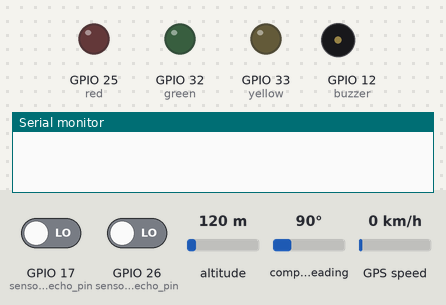
Bench run of a program on a simulated ESP32. Shown: output pins drawn as LEDs (lit = HIGH), buzzer (waves = sounding), the last lines printed to the serial monitor. The inputs (shaded band) are chosen by the test bench; at power-on: GPIO 17 (sensor2_echo_pin) LOW, GPIO 26 (sensor1_echo_pin) LOW, altitude 120 m, compass heading 90°, GPS speed 0 km/h. WiFi joins after 1.5 s; servers stay silent unless stated; uploads are accepted with an empty reply; the GPS gets a fix after 3 s at 37.7749, -122.4194 with 8 satellites; pins used as bus, display or sensor lines are not drawn.

Above: at 0.0 s.
At 1.1 s:
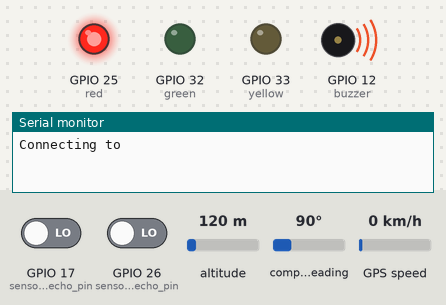
Timing chart, 0 to 2.6 s (numbered marks = the images above):
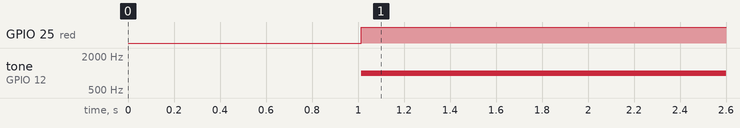

Measured:
- by itself, GPIO 25 (red): LOW → HIGH at 1.0 s
- by itself, tone on GPIO 12 (buzzer): silent → 1000 Hz at 1.0 s

The program:

main.cpp
```cpp
#include <Arduino.h>
#include <SoftwareSerial.h>
#include <HardwareSerial.h>
#include <TinyGPS++.h>
#include <HTTPClient.h>
#include <WiFi.h>
#include <WiFiClient.h>
#include "Wire.h"
#include <ArduinoJson.h>

// Wi-Fi credentials
#define WIFI_SSID ""
#define WIFI_PASSWORD ""

// Azure IoT Hub configuration
#define SAS_TOKEN ""
// Root CA certificate for Azure IoT Hub
const char* root_ca = "";

String iothubName = "";
String deviceName = "";
String url = "https://" + iothubName + ".azure-devices.net/devices/" +
             deviceName + "/messages/events?api-version=2021-04-12";

// Telemetry interval
#define TELEMETRY_INTERVAL 5000 // Send data every 5 seconds
unsigned long last_gps_sent_time;

const int RXPin = 22, TXPin = 21;
const uint32_t GPSBaud = 9600;
TinyGPSPlus gps;
HardwareSerial GPSSerial(1);
// SoftwareSerial ss(RXPin, TXPin);

const int sensor1_trig_pin = 27;
const int sensor1_echo_pin = 26;
const int sensor2_trig_pin = 13;
const int sensor2_echo_pin = 17;
bool use_sensor1 = true;

const int green = 32;
const int yellow = 33;
const int red = 25;
const int green_threshold = 75; // cm
const int yellow_threshold = 50;
const int red_threshold = 25;

const int buzzer = 12;
const int buzzer_switch = 0;

unsigned long last_beep_time;
const int beep_length = 100; // ms
unsigned long beep_interval = 1000;
bool beeping = false;

const int average_reading_count = 1;  // take average of last few readings, currently set to 1, no effect
long sum_reading = 0.0;
int current_reading_count = 0;

void TaskDistanceMeasure(void *pvParameters);
void TaskGpsUpload(void *pvParameters);

void change_led_state(int distance);
void change_buzzer_frequency(int distance);
void displayInfo();
void send_gps_data();

void setup() {
  Serial.begin(9600);
  GPSSerial.begin(9600, SERIAL_8N1, RXPin, TXPin);
  // ss.begin(GPSBaud);
  Wire.begin();

  xTaskCreatePinnedToCore(  // create freertos task
    TaskDistanceMeasure,
    "TaskDistanceMeasure",
    4096,   // stack size
    NULL,   // parameters to pass
    3,      // task priority
    NULL,
    1       // core to run
  );

  xTaskCreatePinnedToCore(
    TaskGpsUpload,
    "TaskGpsUpload",
    8192,   // stack size
    NULL,   // parameters to pass
    1,      // task priority
    NULL,
    0       // core to run
  );

  // vTaskStartScheduler();
}

void loop() {
}

void TaskDistanceMeasure(void *pvParameters) {  // Task for measuring distance and controls buzzer/LEDs
  pinMode(sensor1_trig_pin, OUTPUT);  // ultrasonic sensor
  pinMode(sensor1_echo_pin, INPUT);
  pinMode(sensor2_trig_pin, OUTPUT);
  pinMode(sensor2_echo_pin, INPUT);

  pinMode(green, OUTPUT);  // LEDs
  pinMode(yellow, OUTPUT);
  pinMode(red, OUTPUT);

  pinMode(buzzer, OUTPUT);  // buzzer
  pinMode(buzzer_switch, INPUT_PULLUP);

  // Ensure trigger pin is low
  digitalWrite(sensor1_trig_pin, LOW);
  digitalWrite(sensor2_trig_pin, LOW);
  vTaskDelay(pdMS_TO_TICKS(2));

  unsigned long last_print_time = millis();

  while(true) {
    // Send a 10 microsecond high pulse to trigger the sensor
    // alternate two sensors to avoid conflict signals
    long duration = 0.0;
    if (use_sensor1) {
      digitalWrite(sensor1_trig_pin, HIGH);
      vTaskDelay(pdMS_TO_TICKS(10));
      digitalWrite(sensor1_trig_pin, LOW);

      duration = pulseIn(sensor1_echo_pin, HIGH);  // read the duration of the pulse in ms
    } else {
      digitalWrite(sensor2_trig_pin, HIGH);
      vTaskDelay(pdMS_TO_TICKS(10));
      digitalWrite(sensor2_trig_pin, LOW);

      duration = pulseIn(sensor2_echo_pin, HIGH);
    }

    // Calculate distance in centimetres
    int distance = duration * 0.034 / 2;

    // Print the distance in cm
    if (millis() - last_print_time >= 1050) {
      if (use_sensor1) {
        Serial.print("Sensor 1: ");
      } else {
        Serial.print("Sensor 2: ");
      }
      Serial.print(distance);
      Serial.println(" cm");

      last_print_time = millis();
    }

    sum_reading += distance;
    current_reading_count++;
    if (current_reading_count >= average_reading_count) {  // calculate the average reading
      distance = sum_reading / average_reading_count;
      sum_reading = 0.0;
      current_reading_count = 0;

      // Serial.print("Averaged Distance: ");
      // Serial.print(distance);
      // Serial.println(" cm");

      change_led_state(distance);
      change_buzzer_frequency(distance);
    }

    use_sensor1 = !use_sensor1;  // alternate sensor state
    vTaskDelay(pdMS_TO_TICKS(50));
  }

}
void TaskGpsUpload(void *pvParameters) {  // Task for reading and uploading GPS data
  last_gps_sent_time = millis();

  WiFi.mode(WIFI_STA);  // initialize wifi
  vTaskDelay(pdMS_TO_TICKS(1000));
  Serial.println();
  Serial.println();
  Serial.print("Connecting to ");
  Serial.println(WIFI_SSID);

  WiFi.begin(WIFI_SSID, WIFI_PASSWORD);

  while (WiFi.status() != WL_CONNECTED) {
    vTaskDelay(pdMS_TO_TICKS(500));
    Serial.print(".");
    Serial.print(WiFi.status());
  }

  Serial.println("");
  Serial.println("WiFi connected");
  Serial.println("IP address: ");
  Serial.println(WiFi.localIP());
  Serial.println("MAC address: ");
  Serial.println(WiFi.macAddress());

  unsigned long last_gps_print_time = millis();

  while(true) {
    for (int i = 0; i < 16 && GPSSerial.available(); ++i) { // check for GPS data
      if (gps.encode(GPSSerial.read())) {
        // if (millis() - last_gps_print_time >= 1000) {
        //   displayInfo();
        //   last_gps_print_time = millis();
        // }
        if (gps.location.isValid() && millis() - last_gps_sent_time >= TELEMETRY_INTERVAL) {
          send_gps_data();  // send gps data periodically only if there's valid gps data
        }
      }
    }

    if (millis() > 5000 && gps.charsProcessed() < 10) {
      Serial.println(F("No GPS detected: check wiring."));
    }
    vTaskDelay(pdMS_TO_TICKS(5));
  }
}

void change_led_state(int distance) {
  // change LED (Red, Yellow, Green) based on distance
  if (distance <= red_threshold) {
    digitalWrite(red, HIGH);
    digitalWrite(yellow, LOW);
    digitalWrite(green, LOW);
  } else if (distance <= yellow_threshold) {
    digitalWrite(red, LOW);
    digitalWrite(yellow, HIGH);
    digitalWrite(green, LOW);
  } else if (distance <= green_threshold) {
    digitalWrite(red, LOW);
    digitalWrite(yellow, LOW);
    digitalWrite(green, HIGH);
  } else {
    digitalWrite(red, LOW);
    digitalWrite(yellow, LOW);
    digitalWrite(green, LOW);
  }
}

void change_buzzer_frequency(int distance) {
  if (distance > green_threshold) {  // stop beeping if too far
    noTone(buzzer);
    beeping = false;
    return;
  }

  if (distance <= red_threshold) {
    tone(buzzer, 1000);
    return;
  }

  beep_interval = map(distance, green_threshold, red_threshold, 500, 100);  // map distance to beep interval
  unsigned long current_time = millis();

  if (current_time - last_beep_time >= beep_interval) {  // silent for invertal time, then turn on
      tone(buzzer, 1000, beep_length);
      beeping = true;
      last_beep_time = current_time;
  }

}

void displayInfo()  // code example from mikalhart/TinyGPSPlus
{
  Serial.print(F("Location: "));
  if (gps.location.isValid())
  {
    Serial.print(gps.location.lat(), 6);
    Serial.print(F(","));
    Serial.print(gps.location.lng(), 6);
  }
  else
  {
    Serial.print(F("INVALID"));
  }

  Serial.print(F("  Date/Time: "));
  if (gps.date.isValid())
  {
    Serial.print(gps.date.month());
    Serial.print(F("/"));
    Serial.print(gps.date.day());
    Serial.print(F("/"));
    Serial.print(gps.date.year());
  }
  else
  {
    Serial.print(F("INVALID"));
  }

  Serial.print(F(" "));
  if (gps.time.isValid())
  {
    if (gps.time.hour() < 10) Serial.print(F("0"));
    Serial.print(gps.time.hour());
    Serial.print(F(":"));
    if (gps.time.minute() < 10) Serial.print(F("0"));
    Serial.print(gps.time.minute());
    Serial.print(F(":"));
    if (gps.time.second() < 10) Serial.print(F("0"));
    Serial.print(gps.time.second());
    Serial.print(F("."));
    if (gps.time.centisecond() < 10) Serial.print(F("0"));
    Serial.print(gps.time.centisecond());
  }
  Serial.println();
}

void send_gps_data() {
  if (gps.location.lat() == 0.0 || gps.location.lng() == 0.0) {  // skip if gps isn't fully initialized
    return;
  }

  // example code copied from Lab4
  // Create JSON payload
  ArduinoJson::JsonDocument doc;
  // doc["latitude"] = 33.679470;
  // doc["longitude"] = -117.844667;
  doc["latitude"] = gps.location.lat();
  doc["longitude"] = gps.location.lng();
  char buffer[256];
  serializeJson(doc, buffer, sizeof(buffer));

  // Send telemetry via HTTPS
  WiFiClientSecure client;
  client.setCACert(root_ca); // Set root CA certificate
  HTTPClient http;
  http.begin(client, url);
  http.addHeader("Content-Type", "application/json");
  http.addHeader("Authorization", SAS_TOKEN);
  int httpCode = http.POST(buffer);

  if (httpCode == 204) { // IoT Hub returns 204 No Content for successful telemetry
    Serial.println("Telemetry sent: " + String(buffer));
  } else {
    Serial.println("Failed to send telemetry. HTTP code: " + String(httpCode));
  }
  http.end();

  last_gps_sent_time = millis();
}
```
